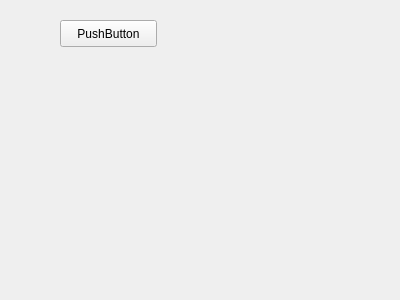
<?xml version="1.0" encoding="UTF-8"?>
<ui version="4.0">
 <class>GuettaCapture</class>
 <widget class="QWidget" name="GuettaCapture">
  <property name="geometry">
   <rect>
    <x>0</x>
    <y>0</y>
    <width>400</width>
    <height>300</height>
   </rect>
  </property>
  <property name="windowTitle">
   <string>Form</string>
  </property>
  <widget class="QPushButton" name="pushButton">
   <property name="geometry">
    <rect>
     <x>60</x>
     <y>20</y>
     <width>97</width>
     <height>27</height>
    </rect>
   </property>
   <property name="text">
    <string>PushButton</string>
   </property>
  </widget>
 </widget>
 <resources/>
 <connections/>
</ui>
